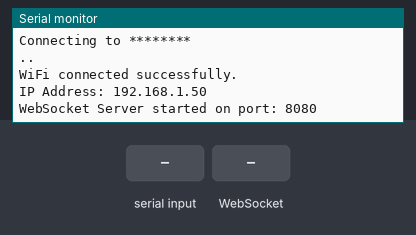
Bench run of a sketch on a simulated ESP32. Parts: the last lines printed to the serial monitor. Inputs (shaded band) come from the test bench. WiFi joins after 1.5 s; servers stay silent unless stated.

Above: at 3.3 s.
3.4 s: "1\n" received over the second serial link
At 4.4 s:
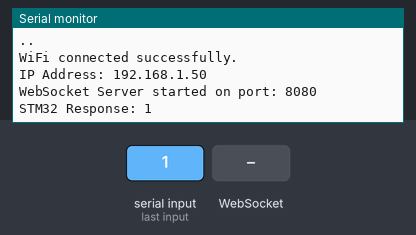
4.9 s: WebSocket text "1" received
At 5.6 s:
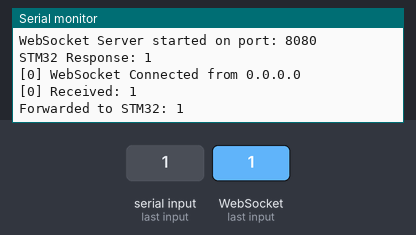
6.4 s: "0\n" received over the second serial link
At 7.6 s:
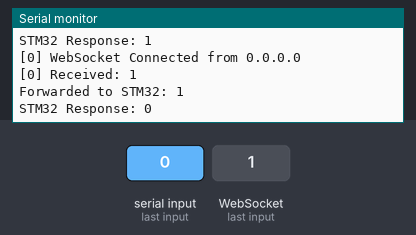
7.9 s: WebSocket text "0" received
At 9.1 s:
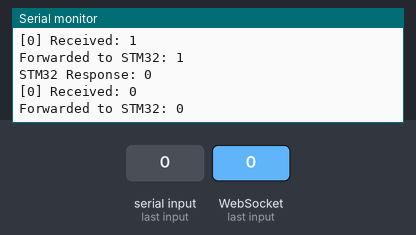

Measured:
- after the input at 3.4 s, the serial monitor: prints a new line at once (image 1)
- after the input at 4.9 s, the serial monitor: prints a new line at once (image 2)
- after the input at 6.4 s, the serial monitor: prints a new line at once (image 3)
- after the input at 7.9 s, the serial monitor: prints a new line at once (image 4)

The sketch:

TcpRobotArm.ino
```cpp
#include <WiFi.h>
#include <WebServer.h>
#include <WebSocketsServer.h>
#include <HardwareSerial.h>

// --- Configuration ---
const char* ssid = "********";
const char* password = "************";
const int wsPort = 8080;

// STM32 Serial 통신 설정 (UART2)
#define STM32_RX_PIN 16
#define STM32_TX_PIN 17
const long STM32_BAUD_RATE = 115200;

// --- Global Objects ---
WebSocketsServer webSocket = WebSocketsServer(wsPort);
HardwareSerial STM32_Serial(2);

// Keep-Alive 타이머 (수동 Ping 로직 제거를 위해 주석 처리하거나 제거 가능)
// unsigned long lastPingTime = 0;
// const unsigned long PING_INTERVAL = 15000; // 15초마다 ping

// 버퍼를 사용하여 STM32 응답을 한 번에 읽음
String stm32_response_buffer = "";

// WebSocket 이벤트 핸들러 함수
void webSocketEvent(uint8_t num, WStype_t type, uint8_t * payload, size_t length) {
    switch(type) {
        case WStype_DISCONNECTED:
            Serial.printf("[%u] Disconnected!\n", num);
            break;

        case WStype_CONNECTED: {
            IPAddress ip = webSocket.remoteIP(num);
            Serial.printf("[%u] WebSocket Connected from %d.%d.%d.%d\n", num, ip[0], ip[1], ip[2], ip[3]);
            webSocket.sendTXT(num, "Server Ready.");
        }
            break;

        case WStype_TEXT: {
            String commandString = String((char*)payload);
            commandString.trim();
            Serial.printf("[%u] Received: %s\n", num, commandString.c_str());

            if (commandString.length() > 0) {
                // STM32로 전송 시, '\n' 대신 '!'와 같은 명확한 종결 문자 사용 권장
                STM32_Serial.print(commandString);
                STM32_Serial.print('\n'); // 기존 코드와 동일하게 '\n' 사용
                Serial.printf("Forwarded to STM32: %s\n", commandString.c_str());
            }
        }
            break;

        case WStype_PING:
            // Serial.printf("[%u] Received Ping\n", num); // 너무 자주 출력되면 성능 저하 유발
            break;

        case WStype_PONG:
            // Serial.printf("[%u] Received Pong\n", num); // 너무 자주 출력되면 성능 저하 유발
            break;

        default:
            break;
    }
}

void setup_wifi() {
    Serial.println();
    Serial.print("Connecting to ");
    Serial.println(ssid);

    WiFi.begin(ssid, password);

    // Wi-Fi 자동 재연결 활성화
    WiFi.setAutoReconnect(true);
    WiFi.persistent(true);

    int countdown = 30;
    while (WiFi.status() != WL_CONNECTED && countdown > 0) {
        delay(1000);
        Serial.print(".");
        countdown--;
    }

    if (WiFi.status() == WL_CONNECTED) {
        Serial.println("\nWiFi connected successfully.");
        Serial.print("IP Address: ");
        Serial.println(WiFi.localIP());
    } else {
        Serial.println("\nWiFi connection failed.");
    }
}

void setup() {
    Serial.begin(115200);
    delay(100);

    STM32_Serial.begin(STM32_BAUD_RATE, SERIAL_8N1, STM32_RX_PIN, STM32_TX_PIN);
    Serial.println("Serial2 initialized for STM32 communication.");

    setup_wifi();

    // WebSocket 서버 설정
    webSocket.begin();
    webSocket.onEvent(webSocketEvent);

    // 🚨 Heartbeat 설정 수정 (Ping 15초, Pong 타임아웃 5초, 3회 실패 시 연결 종료)
    // 이전 설정(3000ms)보다 타임아웃을 여유 있게 늘려 끊김 방지
    webSocket.enableHeartbeat(15000, 5000, 3);

    Serial.print("WebSocket Server started on port: ");
    Serial.println(wsPort);
}

void loop() {
    // Wi-Fi 연결 상태 체크 및 재연결 (OK)
    if (WiFi.status() != WL_CONNECTED) {
        // 너무 잦은 재연결 시도를 막기 위해 짧은 딜레이 추가
        delay(1000);
        Serial.println("WiFi disconnected! Reconnecting...");
        setup_wifi();
    }

    // WebSocket 서버 루프 (필수)
    webSocket.loop();

    // 🚫 수동 Ping 로직 제거 (Heartbeat 기능이 이미 활성화되어 있어 중복 및 충돌 가능성 제거)

    // STM32 응답 처리 (개선된 방식)
    while (STM32_Serial.available()) {
        char incomingChar = STM32_Serial.read();

        if (incomingChar == '\n') {
            // 줄바꿈 문자를 만나면 한 줄의 응답이 끝난 것으로 간주
            stm32_response_buffer.trim();

            if (stm32_response_buffer.length() > 0) {
                Serial.print("STM32 Response: ");
                Serial.println(stm32_response_buffer);
                // 모든 연결된 클라이언트에게 응답 브로드캐스트
                webSocket.broadcastTXT(stm32_response_buffer);
            }
            stm32_response_buffer = ""; // 버퍼 초기화
        } else {
            // 문자열 버퍼에 문자 추가
            stm32_response_buffer += incomingChar;
        }
    }

    delay(1); // 루프 지연 시간 유지
}
```
